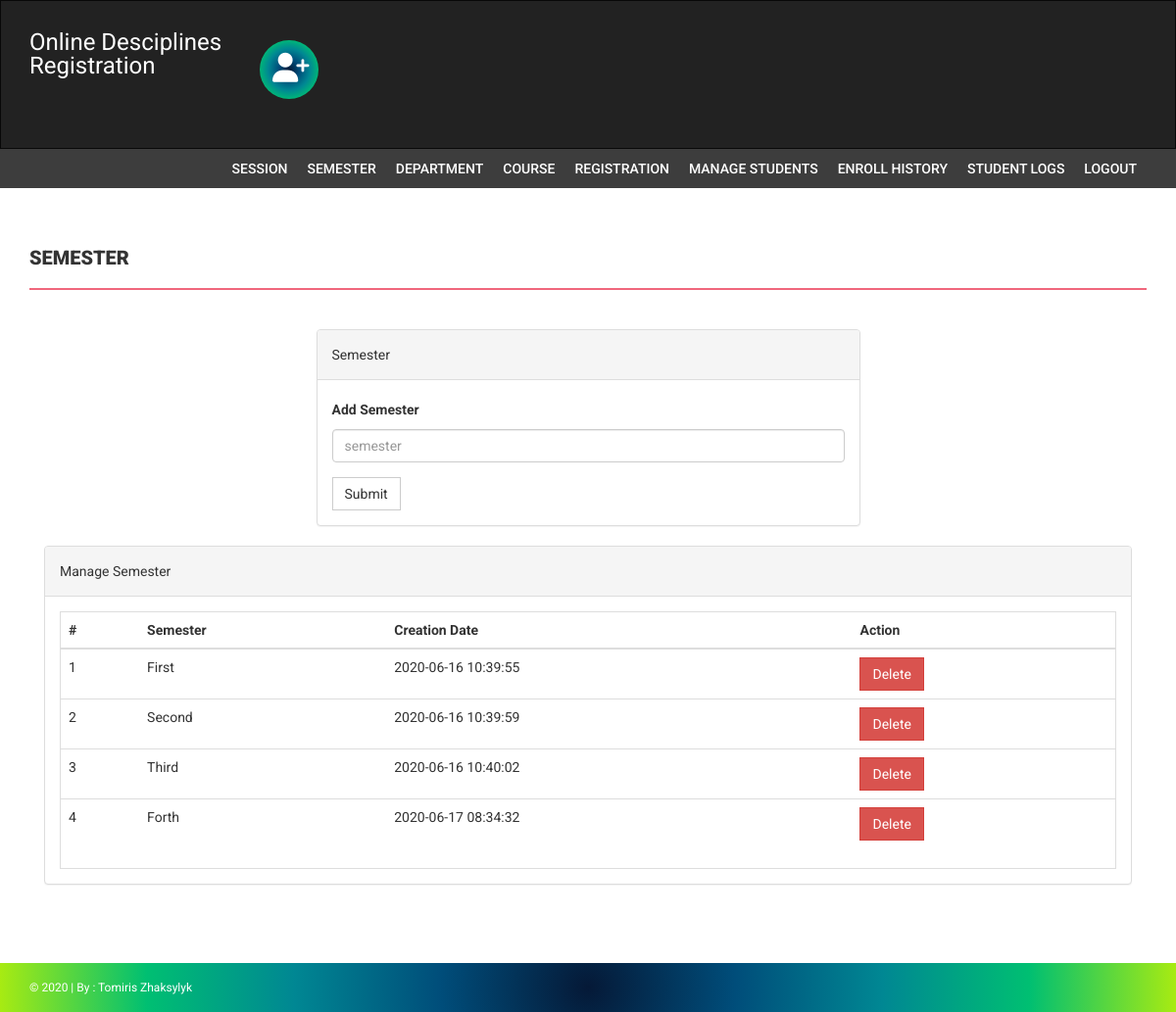
The app's page /onlineUniversity/admin/semester.php (signed in) with its own data.
### tables this page shows
CREATE TABLE `semester` (
  `id` int(11) NOT NULL,
  `semester` varchar(255) DEFAULT NULL,
  `creationDate` timestamp NULL DEFAULT current_timestamp(),
  `updationDate` varchar(255) DEFAULT NULL
);

### onlineUniversity/admin/semester.php (the view, shortened to what this page needs)
<?php
if(strlen($_SESSION['alogin'])==0)
    {
header('location:index.php');
}
else{
?>
<!DOCTYPE html>
<html xmlns="http://www.w3.org/1999/xhtml">
<head>
    <link href="assets/css/bootstrap.css" rel="stylesheet" />
    <link href="assets/css/font-awesome.css" rel="stylesheet" />
    <link href="assets/css/style.css" rel="stylesheet" />
</head>
<body>
<?php include('includes/header.php');?>
<?php if($_SESSION['alogin']!="")
{
 include('includes/menubar.php');
}
 ?>
    <div class="content-wrapper">
        <div class="container">
              <div class="row">
                    <div class="col-md-12">
                        <h1 class="page-head-line">Semester  </h1>
                    </div>
                </div>
                <div class="row" >
                  <div class="col-md-3"></div>
                    <div class="col-md-6">
                        <div class="panel panel-default">
                        <div class="panel-heading">
                           Semester
                        </div>
                        <div class="panel-body">
                       <form name="semester" method="post">
   <div class="form-group">
    <label for="semester">Add Semester  </label>
    <input type="text" class="form-control" id="semester" name="semester" placeholder="semester" required />
  </div>
 <button type="submit" name="submit" class="btn btn-default">Submit</button>
</form>
                            </div>
                            </div>
                    </div>
                </div>
                <div class="col-md-12">
                    <div class="panel panel-default">
                        <div class="panel-heading">
                            Manage Semester
                        </div>
                        <div class="panel-body">
                            <div class="table-responsive table-bordered">
                                <table class="table">
                                    <thead>
                                        <tr>
                                            <th>#</th>
                                            <th>Semester</th>
                                            <th>Creation Date</th>
                                            <th>Action</th>
                                        </tr>
                                    </thead>
                                    <tbody>
<?php
$sql=mysqli_query($con,"select * from semester");
$cnt=1;
while($row=mysqli_fetch_array($sql))
{
?>
                                        <tr>
                                            <td><?php echo $cnt;?></td>
                                            <td><?php echo htmlentities($row['semester']);?></td>
                                            <td><?php echo htmlentities($row['creationDate']);?></td>
                                            <td>
  <a href="semester.php?id=<?php echo $row['id']?>&del=delete" onClick="return confirm('Are you sure you want to delete?')">
                                            <button class="btn btn-danger">Delete</button>
</a>
                                            </td>
                                        </tr>
<?php
$cnt++;
} ?>
                   </tbody>
                                </table>
                            </div>
                        </div>
                    </div>
                </div>
            </div>
        </div>
  <?php include('includes/footer.php');?>
</body>
</html>
<?php } ?>

### onlineUniversity/admin/assets/css/style.css (style rules this page uses)
body { font-family: 'Roboto', sans-serif; line-height: 30px; }
.content-wrapper { margin-top: 40px; min-height: 600px; padding-bottom: 60px; }
.page-head-line { font-weight: 900; padding-bottom: 20px; border-bottom: 2px solid #F0677C; text-transform: uppercase; color:radial-gradient(circle, #051937, #004d7a, #008793, #00bf72, #a8eb12); font-size: 20px; margin-bottom: 40px; }
.btn { border-radius: 0px; -webkit-border-radius: 0px; -moz-border-radius: 0px; }

### records on screen
semester: semester "First", creationDate "2020-06-16 10:39:55"
semester: semester "Second", creationDate "2020-06-16 10:39:59"
semester: semester "Third", creationDate "2020-06-16 10:40:02"
semester: semester "Forth", creationDate "2020-06-17 08:34:32"
